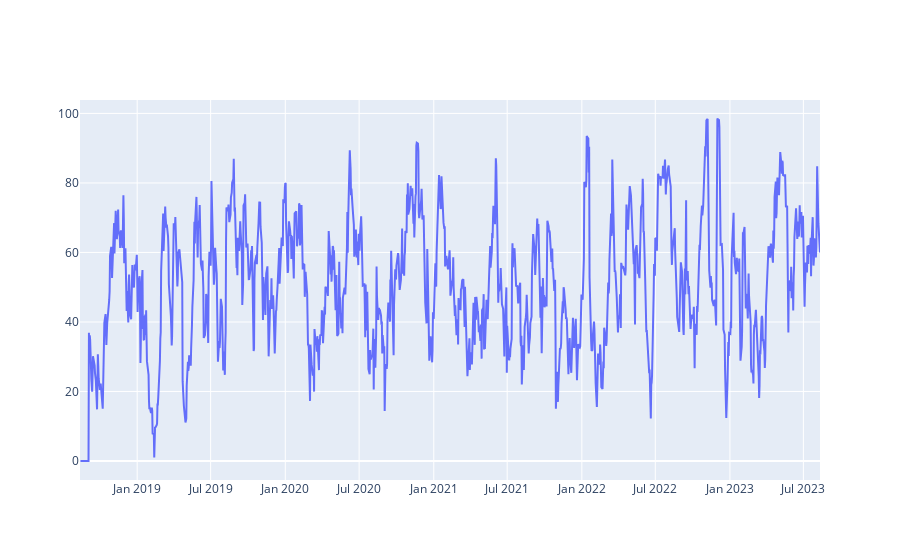

The notebook cell saved with this chart:
### Markdown cell above
RSI indicator to predict whether a stock is overbought/oversold.

### Code cell
import plotly.graph_objects as go
def relative_strength_idx(df, n=14):
    close = df['Close']
    delta = close.diff()
    delta = delta[1:]
    pricesUp = delta.copy()
    pricesDown = delta.copy()
    pricesUp[pricesUp < 0] = 0
    pricesDown[pricesDown > 0] = 0
    rollUp = pricesUp.rolling(n).mean()
    rollDown = pricesDown.abs().rolling(n).mean()
    rs = rollUp / rollDown
    rsi = 100.0 - (100.0 / (1.0 + rs))
    return rsi

df['RSI'] = relative_strength_idx(df).fillna(0)

fig = go.Figure(go.Scatter(x=df.Date, y=df.RSI, name='RSI'))
fig.show()

### Figure 1 — Plotly figure (JSON) as saved in the notebook; plotly's stock layout.template omitted (floating-point values rounded to 4 significant figures; data arrays with more than 128 entries replaced by an {"elided": "..."} marker saying what was removed)
{"data": [{"name": "RSI", "type": "scatter", "x": {"elided": "1234 str values"}, "y": {"elided": "1234 float values"}}], "layout": {}}
